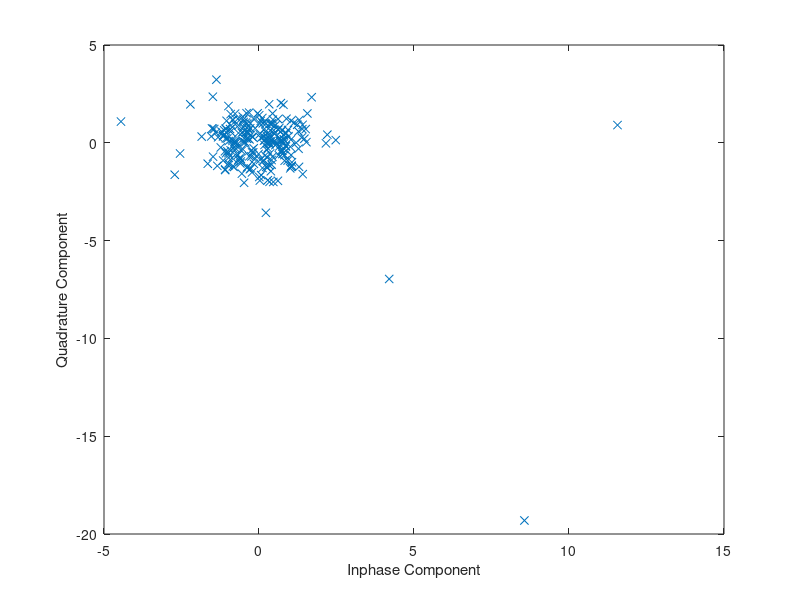

Reproduce this figure in MATLAB. (Note: this script raises an error after producing the figure.)
% Clear all the previously used variables and close all figures
clear all;
close all;
 
format long;

% Frame Length 'Should be multiple of four or else padding is needed'
bit_count = 1*1000;

% Range of SNR over which to simulate 
Eb_No = 0: 1: 10;

% Convert Eb/No values to channel SNR

SNR = Eb_No + 10*log10(4);

% Start the main calculation loop
for aa = 1: 1: length(SNR)
    
    % Initiate variables
    T_Errors = 0;
    T_bits = 0;
    
    % Keep going until you get 100 errors
    while T_Errors < 100
    
        % Generate some random bits
        uncoded_bits  = round(rand(1,bit_count));

        % Split the stream into 4 substreams
        B = reshape(uncoded_bits,4,length(uncoded_bits)/4);
        B1 = B(1,:);
        B2 = B(2,:);
        B3 = B(3,:);
        B4 = B(4,:);
        
        % 16-QAM modulator
        % normalizing factor
        a = sqrt(1/10);

        % bit mapping
        tx = a*(-2*(B3-0.5).*(3-2*B4)-j*2*(B1-0.5).*(3-2*B2));
        
         % Variance = 0.5 - Tracks theoritical PDF closely
        ray = sqrt((1/2)*((randn(1,length(tx))).^2+(randn(1,length(tx))).^2));
        
        % Include The Fading
        rx = tx.*ray;
        
        % Noise variance
        N0 = 1/10^(SNR(aa)/10);

        % Send over Gaussian Link to the receiver
        rx = rx + sqrt(N0/2)*(randn(1,length(tx))+1i*randn(1,length(tx)));
        
%---------------------------------------------------------------

        % Equaliser
        rx = rx./ray;
        
        % 16-QAM demodulator at the Receiver
        a = 1/sqrt(10);

        B5 = imag(rx)<0;
        B6 = (imag(rx)<2*a) & (imag(rx)>-2*a);
        B7 = real(rx)<0;
        B8 = (real(rx)<2*a) & (real(rx)>-2*a);
        
        % Merge into single stream again
        temp = [B5;B6;B7;B8];
        B_hat = reshape(temp,1,4*length(temp));
    
        % Calculate Bit Errors
        diff =  uncoded_bits - B_hat ;
        T_Errors = T_Errors + sum(abs(diff));
        T_bits = T_bits + length(uncoded_bits);
        
    end
    % Calculate Bit Error Rate
    BER(aa) = T_Errors / T_bits;
    disp(sprintf('bit error probability = %f',BER(aa)));
    
    % Plot the received Symbol Constellation
    figure;
    grid on;
    plot(rx,'x');
    xlabel('Inphase Component');
    ylabel('Quadrature Component');
    Title(['Constellation of Transmitted Symbols for SNR =',num2str(SNR(aa))]);


end
  
%------------------------------------------------------------

% Finally plot the BER Vs. SNR(dB) Curve on logarithmic scale 
% BER through Simulation

figure(1);
semilogy(Eb_No,BER,'xr-','Linewidth',2);
hold on;
xlabel('E_b / N_o (dB)');
ylabel('BER');
title('E_b / N_o Vs BER plot for 16-QAM Modualtion in Rayleigh Channel');

% Theoretical BER
figure(1);
theoryBerAWGN = 0.5.*erfc(sqrt((10.^(Eb_No/10))));
semilogy(Eb_No,theoryBerAWGN,'g-+','Linewidth',2);
grid on;
legend('Rayleigh', 'AWGN');
axis([Eb_No(1,1) Eb_No(end) 0.00001 1]);